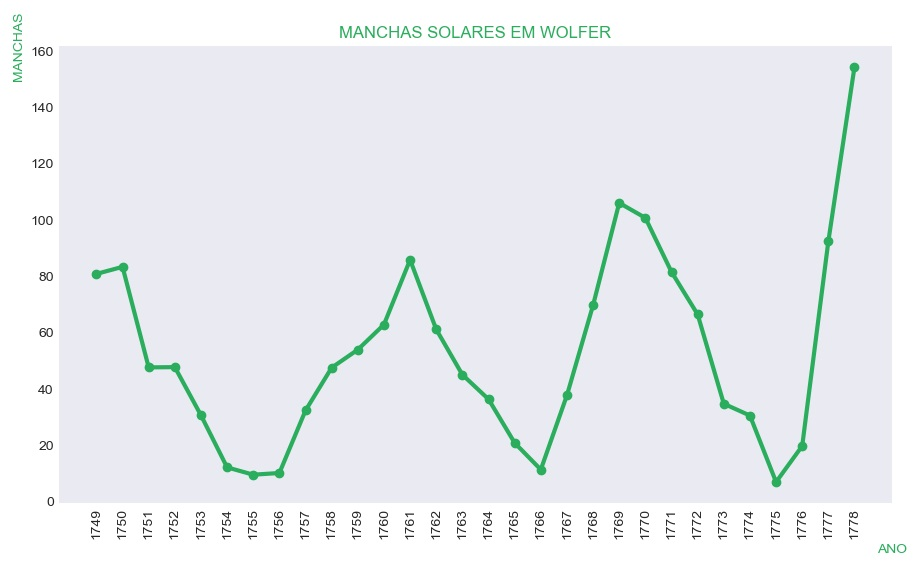

Source code (Python):
import pandas as pd
import matplotlib.pyplot as plt

dataset = pd.read_csv("a2_MANCHAS.csv")
dataset = dataset.head(30)
plt.style.use('seaborn-dark')

x = dataset.Ano
y = dataset.manchas

plt.plot(x, y, color = '#2aad5c', linewidth = 3, marker="o")
plt.title('MANCHAS SOLARES EM WOLFER', fontsize=12, color = '#2aad5c')
plt.xlabel('ANO',  color = '#2aad5c', fontsize=10, position=[1,1])
plt.ylabel('MANCHAS', color = '#2aad5c', fontsize=10, position=[1,1])
plt.xticks(x, dataset.Ano, rotation = 'vertical')
plt.grid(True, linewidth=0)

plt.show()
#plt.savefig("30_primeiros.jpg")#
